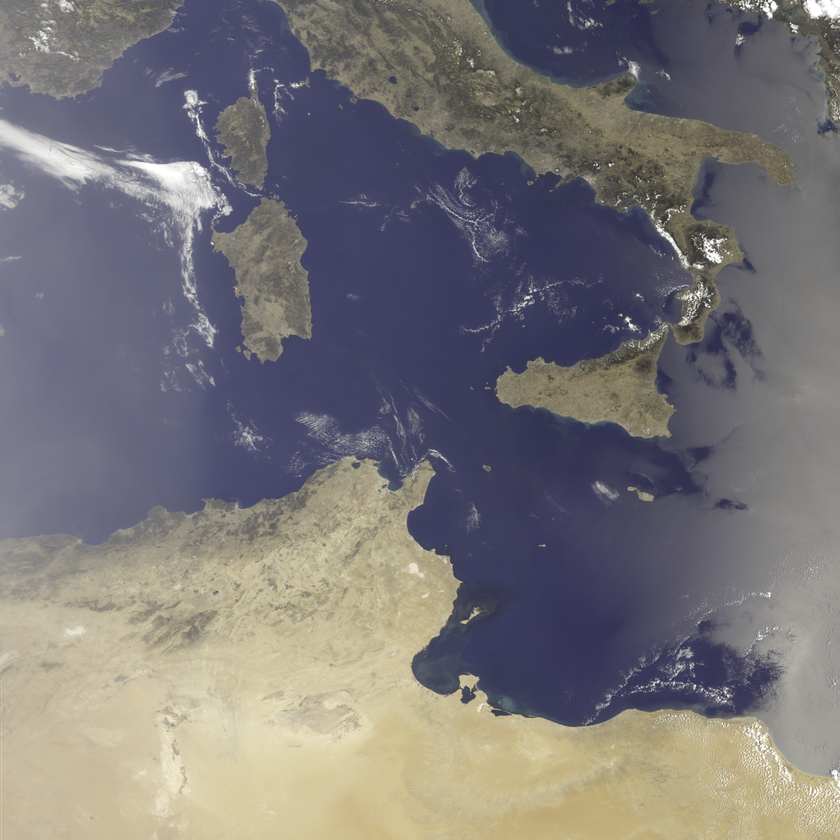
#> input picture data/input/S3A_OL_1_ERR____20230810T091025_20230810T095440_20230810T112748_2655_102_093______PS1_O_NR_003_RGB_000.png, 840 x 840 px, shrunk from 1162 x 1162 before the run, found by its file name; its folder holds only this picture in this run
$ python dpm_main.py
#> lines starting #> are read from the running program, lines starting #| are printed output that depends on the picture; after the words box and inside, x2 and y2 are one past the last pixel; in counts of white or black regions, pixels touching at a corner belong together
### src/python/dpm/data_acquisition.py
import cv2
import os

def acquire_images(folder_path):
#> called with folder_path = './data/input'
    images = {}
    for filename in os.listdir(folder_path):
        if filename.endswith('.png'):
            image_path = os.path.join(folder_path, filename)
            image = cv2.imread(image_path)
#> image is the input picture: shape (840, 840, 3); mean B, G, R 119.9, 117.6, 120.8
            images[filename] = image
    return images

### src/python/dpm/data_preprocessing.py
import cv2
import numpy as np
import os

class ImagePreprocessor:
    def __init__(self, save_intermediate=False,
                 intermediate_folder='intermediate',
                 gaussian_kernel_size=(5, 5),
                 canny_threshold1=100,
                 canny_threshold2=200,
                 segmentation_threshold1=127,
                 segmentation_threshold2=255):
        self.save_intermediate = save_intermediate
        self.intermediate_folder = intermediate_folder
        self.gaussian_kernel_size = gaussian_kernel_size
        self.canny_threshold1 = canny_threshold1
        self.canny_threshold2 = canny_threshold2
        self.segmentation_threshold1 = segmentation_threshold1
        self.segmentation_threshold2 = segmentation_threshold2
        if self.save_intermediate and not os.path.exists(self.intermediate_folder):
            os.makedirs(self.intermediate_folder)

    def to_grayscale(self, image):
        result = cv2.cvtColor(image, cv2.COLOR_BGR2GRAY)
        return result

    def reduce_noise(self, image):
        result = cv2.GaussianBlur(image, self.gaussian_kernel_size, 0)
        return result

    def enhance_contrast(self, image):
        result = cv2.equalizeHist(image)
        return result

    # [5 lines left out: function high_pass, not called in this run]

    # def segment_image(self, image):
    #     ret, result = cv2.threshold(image, self.segmentation_threshold1, self.segmentation_threshold2, cv2.THRESH_BINARY)
    #     return result

    def convert_to_hsv(self, image):
        # Convert to a color space where fog and clouds have distinct characteristics
        result = cv2.cvtColor(image, cv2.COLOR_BGR2HSV)

        return result

    def segment_image(self, image):
        # Define hue, saturation, and value ranges that correspond to fog/clouds
        # These values might need to be adjusted based on the specific characteristics of the images
        hue_min = 60
        hue_max = 180
        saturation_min = 15
        saturation_max = 180
        value_min = 40
        value_max = 200

        # Create lower and upper bounds using the defined variables
        lower_bound = np.array([hue_min, saturation_min, value_min])
        upper_bound = np.array([hue_max, saturation_max, value_max])

        # Create a mask based on color range
        mask = cv2.inRange(image, lower_bound, upper_bound)

        # Invert the mask if necessary
        result = cv2.bitwise_not(mask)

        return result


    def detect_edges(self, image):
        result = cv2.Canny(image, self.canny_threshold1, self.canny_threshold2)
        return result

    # [5 lines left out: function extract_features, not called in this run]

    def save_image(self, image, filename, process):
        cv2.imwrite(f'{self.intermediate_folder}/{process}_{filename}.png', image)

    def process_image(self, image, filename=None):
        # Converting original image to HSV
        hsv_image = self.convert_to_hsv(image)

        # Segmenting image to remove fog/clouds using the converted HSV image
        segmented_image = self.segment_image(hsv_image)

        # Reducing noise in the segmented image
        noise_reduced_image = self.reduce_noise(segmented_image) # Applied to segmented image

        # Enhancing contrast
        contrast_enhanced_image = self.enhance_contrast(noise_reduced_image)

        # Detecting edges
        edge_detected_image = self.detect_edges(contrast_enhanced_image)

        # Optional saving of intermediate images
        if self.save_intermediate and filename:
            self.save_image(hsv_image, filename, '1_hsv')
            self.save_image(segmented_image, filename, '2_segmented')
            self.save_image(noise_reduced_image, filename, '3_noise_reduced')
            self.save_image(contrast_enhanced_image, filename, '4_contrast_enhanced')
            self.save_image(edge_detected_image, filename, '5_edge_detected')

        return edge_detected_image

### src/python/dpm/data_storage.py
import cv2
import os

def store_image(image, filename, folder_path):
    if not os.path.exists(folder_path):
        os.makedirs(folder_path)
    output_path = os.path.join(folder_path, filename)
    cv2.imwrite(output_path, image)

### src/python/dpm/dpm_main.py
import cv2
import os
from data_acquisition import acquire_images
from data_preprocessing import ImagePreprocessor
from data_storage import store_image

# Hyperparameters
gaussian_kernel_size = (5, 5)
segmentation_threshold1 = 100
segmentation_threshold2 = 200
canny_threshold1 = 100
canny_threshold2 = 200

def main():
    # Folder paths
    input_folder = './data/input'
    intermediate_folder = './data/output/intermediate_preprocessed'
    output_folder = './data/output/preprocessed'

    # Create an instance of ImagePreprocessor
    preprocessor = ImagePreprocessor(save_intermediate=True,
                                     gaussian_kernel_size=gaussian_kernel_size,
                                     canny_threshold1=canny_threshold1,
                                     canny_threshold2=canny_threshold2,
                                     segmentation_threshold1=segmentation_threshold1,
                                     segmentation_threshold2=segmentation_threshold2,
                                     intermediate_folder=intermediate_folder)

    # Acquire images
    images = acquire_images(input_folder)
#> images = 1 item

    # Process and store images
    for filename, image in images.items():
        # Process the image
        processed_image = preprocessor.process_image(image, filename=filename)

        # Store the processed image
        store_image(processed_image, filename, output_folder)

        print(f"Processed and stored image: {filename}")
#> this loop made 1 pass
#| Processed and stored image: S3A_OL_1_ERR____20230810T091025_20230810T095440_20230810T112748_2655_102_093______PS1_O_NR_003_RGB_000.png
#> pass 1, in segment_image, `mask = cv2.inRange(image, lower_bound, upper_bound)`:
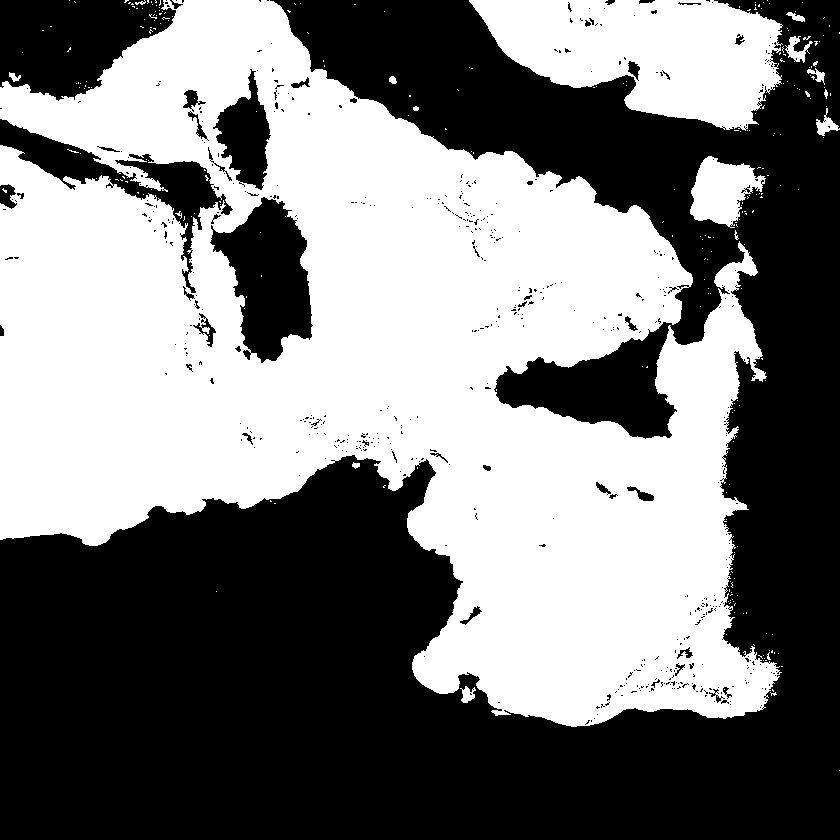
#> mask: shape (840, 840); 48.7% white; 263 white regions (247 under 20 px), largest, box (x1, y1, x2, y2) and area: (0, 0, 782, 727) 312164, (469, 0, 783, 131) 26587, (690, 156, 766, 228) 3254
#> pass 1, in reduce_noise, `result = cv2.GaussianBlur(image, self.gaussian_kernel_size, 0)`:
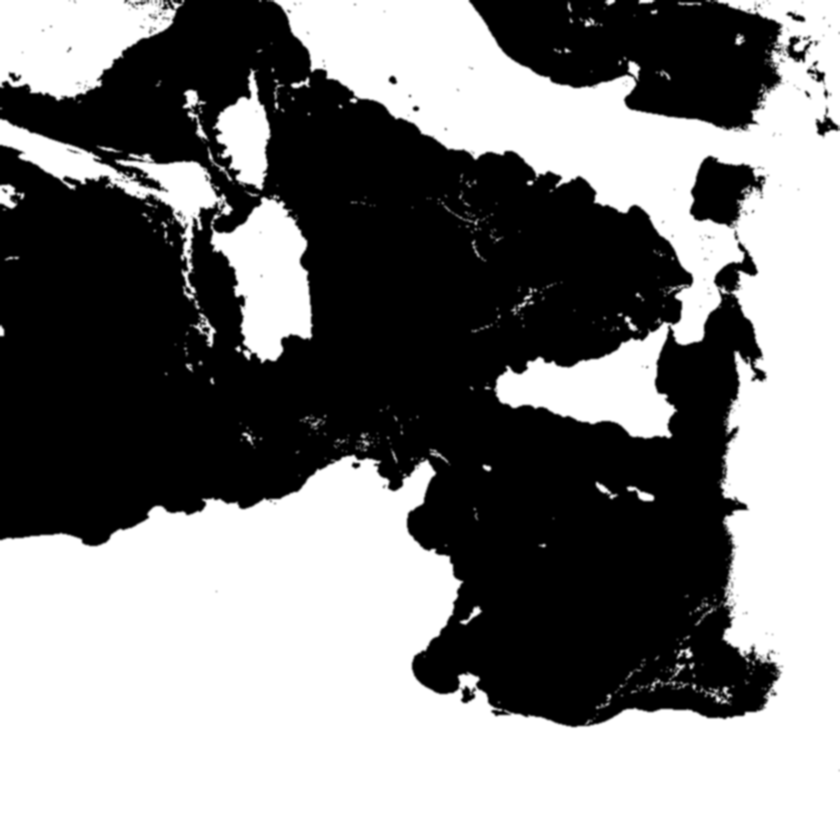
#> result: shape (840, 840); min 0, max 255, mean 130.7
#> after the loop:
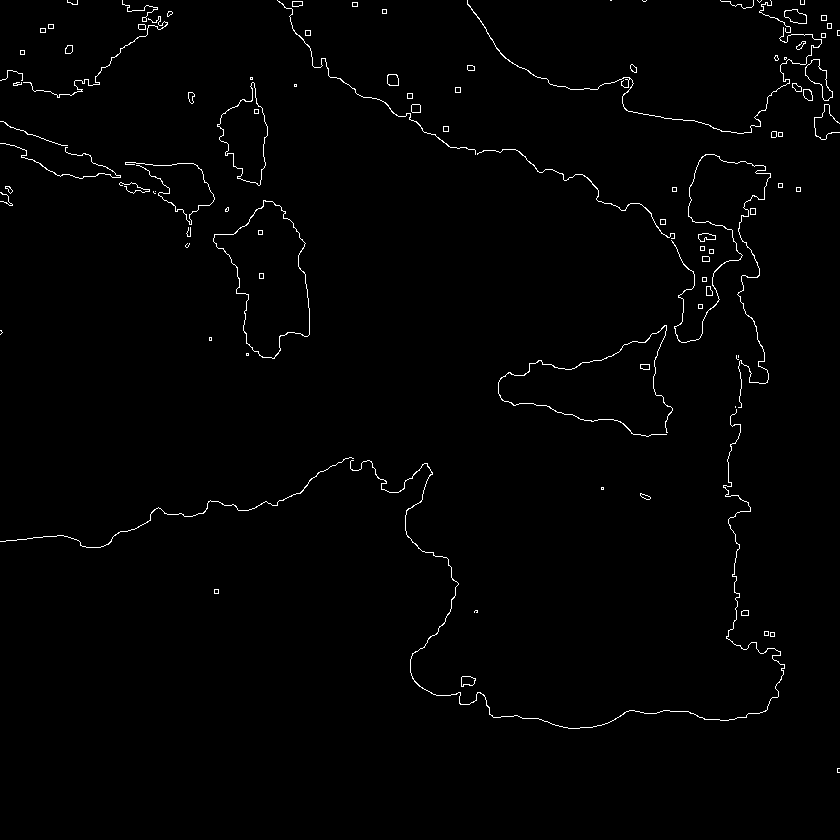
#> processed_image: shape (840, 840); 1.1% white in thin lines or dots

if __name__ == "__main__":
    main()
